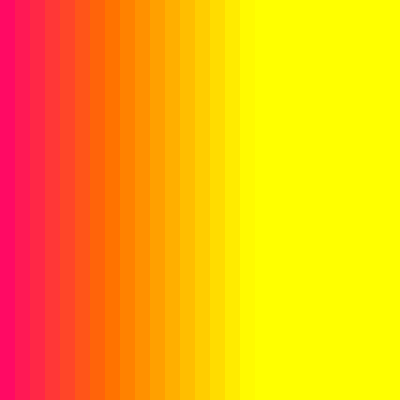
Frame 1 (no input)
Frame 60 (no input): identical to frame 1, image omitted
Frame 120 (the mouse pressed at the canvas centre since frame 60): identical to frame 1, image omitted

The p5.js sketch that drew this single still picture (run headless with seeded random() and noise() and a simulated clock; from frame 60 on, the mouse is pressed at the canvas centre):

// p5.js sketch
// ── sketch.js
var h = 300;
var s = 10;
var b = 100;

var rectStep = 15;
function setup() {
  createCanvas(400,400);
}

function draw() {
  background(255);
  
  for(var i=0; i< width; i+=rectStep){
    for(var y =0; y < height; y+=rectStep){
    noStroke();
    fill(h+i,s+i,b-i);
    rect(i,y,rectStep,rectStep);
    }
  }
}
